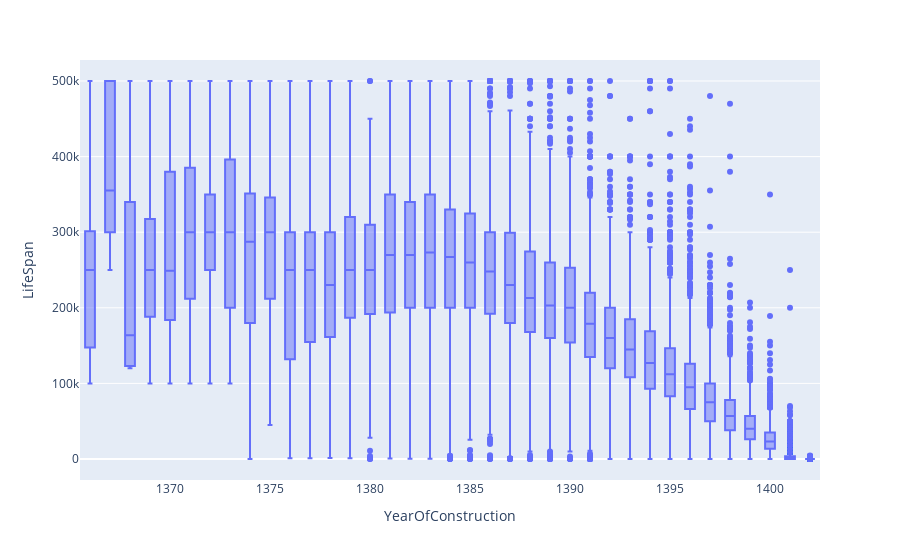

Here is the notebook cell this chart was saved with:
### Code cell
import plotly.express as px

fig = px.box(data_frame=df, x='YearOfConstruction', y='LifeSpan', color=
    None, facet_row=None, facet_col=None, )
fig

### Figure 1 — Plotly figure (JSON) as saved in the notebook; plotly's stock layout.template omitted (floating-point values rounded to 4 significant figures; data arrays with more than 128 entries replaced by an {"elided": "..."} marker saying what was removed)
{"data": [{"alignmentgroup": "True", "hovertemplate": "YearOfConstruction=%{x}<br>LifeSpan=%{y}<extra></extra>", "legendgroup": "", "marker": {"color": "#636efa"}, "name": "", "notched": false, "offsetgroup": "", "orientation": "v", "showlegend": false, "type": "box", "x": {"elided": "40825 int values"}, "x0": " ", "xaxis": "x", "y": {"elided": "40825 int values"}, "y0": " ", "yaxis": "y"}], "layout": {"boxmode": "group", "legend": {"tracegroupgap": 0}, "margin": {"t": 60}, "xaxis": {"anchor": "y", "domain": [0, 1], "title": {"text": "YearOfConstruction"}}, "yaxis": {"anchor": "x", "domain": [0, 1], "title": {"text": "LifeSpan"}}}}
